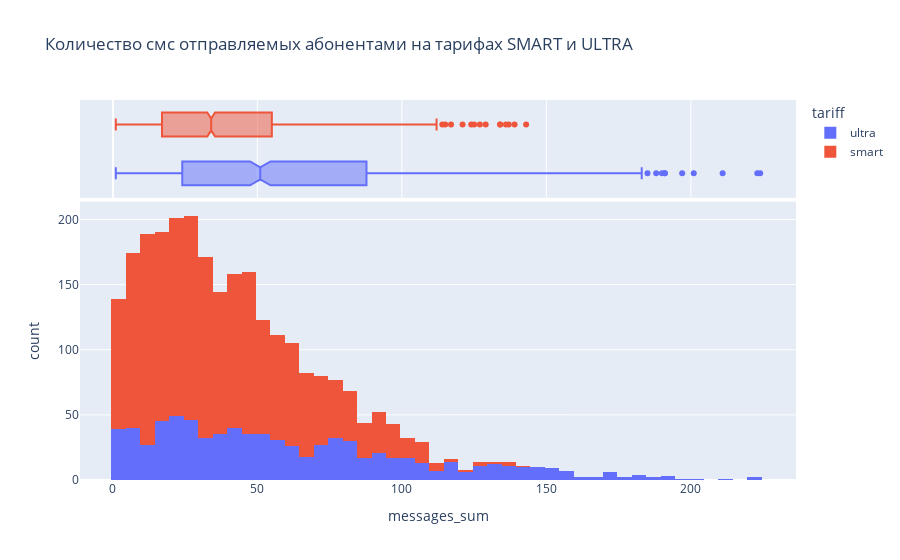

The notebook cell saved with this chart:
### Markdown cell above
Пользователям тарифа **SMART** в среднем требуется **38** смс в месяц.  
Дисперсия 717. Стандартное отклонение 26 смс.  

Пользователям тарифа **ULTRA** в среднем требуется **61** смс в месяц.    
Дисперсия 2109. Стандартное отклонение 45 смс.

### Code cell
px.histogram(df, x = 'messages_sum', color = 'tariff', marginal = 'box',
                  title = 'Количество смс отправляемых абонентами на тарифах SMART и ULTRA')

### Figure 1 — Plotly figure (JSON) as saved in the notebook; plotly's stock layout.template omitted (floating-point values rounded to 4 significant figures; data arrays with more than 128 entries replaced by an {"elided": "..."} marker saying what was removed)
{"data": [{"alignmentgroup": "True", "bingroup": "x", "hovertemplate": "tariff=ultra<br>messages_sum=%{x}<br>count=%{y}<extra></extra>", "legendgroup": "ultra", "marker": {"color": "#636efa", "pattern": {"shape": ""}}, "name": "ultra", "offsetgroup": "ultra", "orientation": "v", "showlegend": true, "type": "histogram", "x": {"elided": "984 int values"}, "xaxis": "x", "yaxis": "y"}, {"alignmentgroup": "True", "hovertemplate": "tariff=ultra<br>messages_sum=%{x}<extra></extra>", "legendgroup": "ultra", "marker": {"color": "#636efa"}, "name": "ultra", "notched": true, "offsetgroup": "ultra", "showlegend": false, "type": "box", "x": {"elided": "984 int values"}, "xaxis": "x2", "yaxis": "y2"}, {"alignmentgroup": "True", "bingroup": "x", "hovertemplate": "tariff=smart<br>messages_sum=%{x}<br>count=%{y}<extra></extra>", "legendgroup": "smart", "marker": {"color": "#EF553B", "pattern": {"shape": ""}}, "name": "smart", "offsetgroup": "smart", "orientation": "v", "showlegend": true, "type": "histogram", "x": {"elided": "2229 int values"}, "xaxis": "x", "yaxis": "y"}, {"alignmentgroup": "True", "hovertemplate": "tariff=smart<br>messages_sum=%{x}<extra></extra>", "legendgroup": "smart", "marker": {"color": "#EF553B"}, "name": "smart", "notched": true, "offsetgroup": "smart", "showlegend": false, "type": "box", "x": {"elided": "2229 int values"}, "xaxis": "x2", "yaxis": "y2"}], "layout": {"barmode": "relative", "legend": {"title": {"text": "tariff"}, "tracegroupgap": 0}, "title": {"text": "Количество смс отправляемых абонентами на тарифах SMART и ULTRA"}, "xaxis": {"anchor": "y", "domain": [0, 1], "title": {"text": "messages_sum"}}, "xaxis2": {"anchor": "y2", "domain": [0, 1], "matches": "x", "showgrid": true, "showticklabels": false}, "yaxis": {"anchor": "x", "domain": [0, 0.7326], "title": {"text": "count"}}, "yaxis2": {"anchor": "x2", "domain": [0.7426, 1], "matches": "y2", "showgrid": false, "showline": false, "showticklabels": false, "ticks": ""}}}
